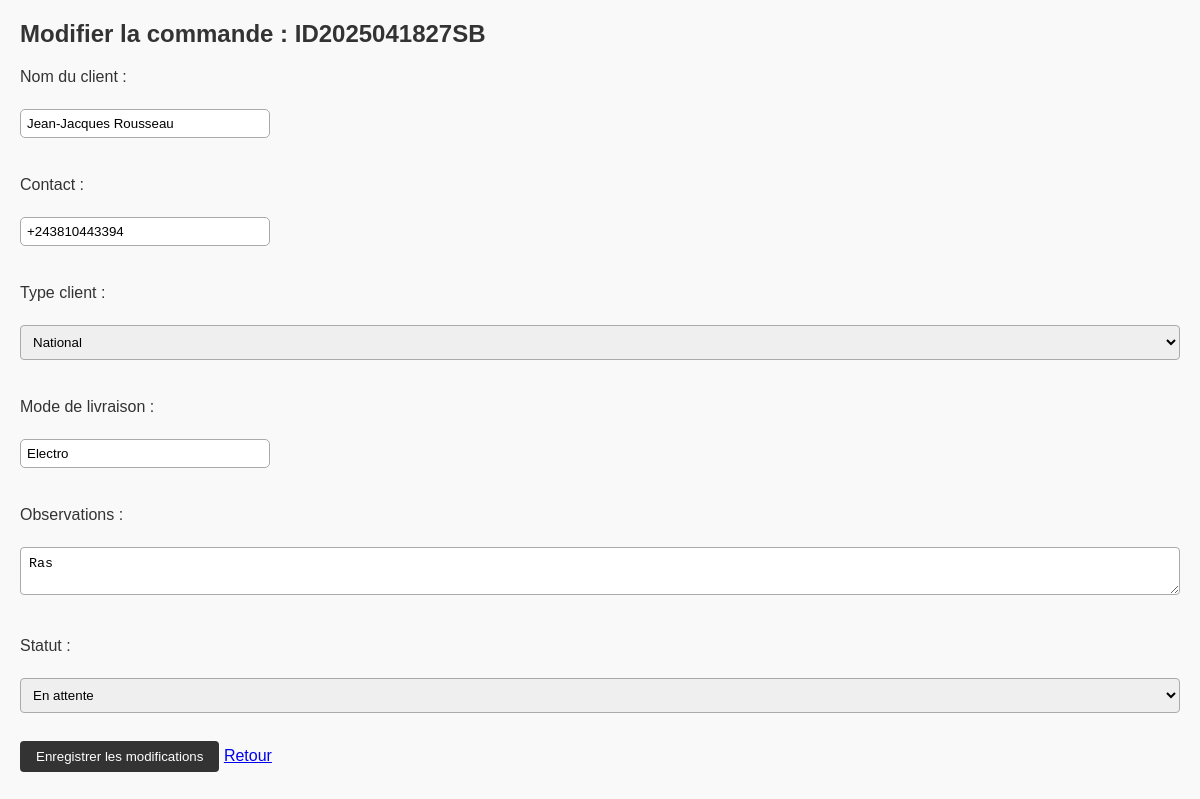
/commandes/modifier/12, run on an earlier commit of the app's database.
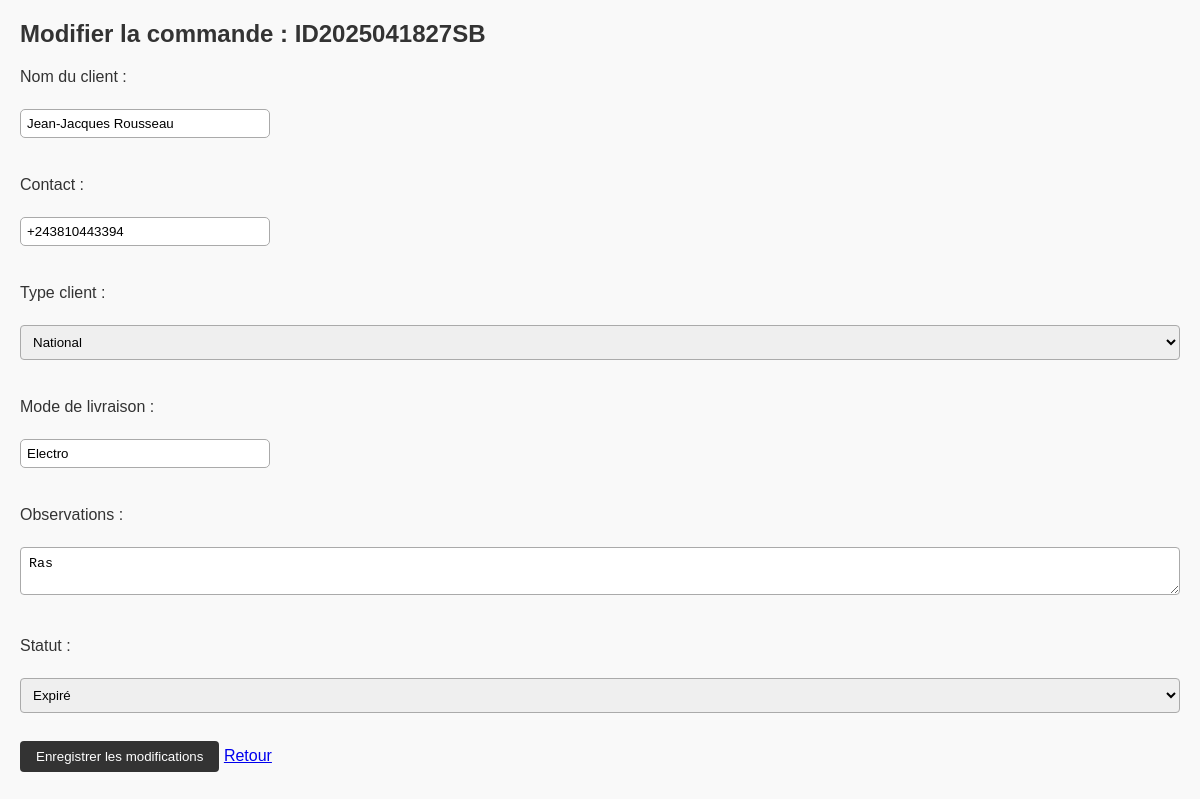
And on a later commit of the database.
### tables this page shows
CREATE TABLE proformas (
            id INTEGER PRIMARY KEY AUTOINCREMENT,
            nom_client TEXT,
            contact TEXT,
            type_client TEXT,
            produits TEXT,
            montant_total REAL,
            mode_livraison TEXT,
            frais_livraison REAL,
            observations TEXT,
            date_commande TEXT,
            date_generation TEXT,
            date_expiration TEXT,
            statut TEXT,
            chemin_fichier TEXT
        , id_commande TEXT);

### routes/commandes_routes.py (the view, shortened to what this page needs)
@commandes_bp.route("/modifier/<int:proforma_id>", methods=["GET", "POST"])
def modifier_commande(proforma_id):
    conn = sqlite3.connect(DB_NAME)
    conn.row_factory = sqlite3.Row
    c = conn.cursor()
    c.execute("SELECT * FROM proformas WHERE id=?", (proforma_id,))
    proforma = c.fetchone()
    conn.close()
    if not proforma:
        return "Commande non trouvée", 404
    return render_template("modifier_commande.html", proforma=proforma)

### templates/modifier_commande.html (shortened to what this page needs)
<!DOCTYPE html>
<html lang="fr">
<head>
    <link rel="stylesheet" href="{{ url_for('static', filename='style.css') }}">
</head>
<body>
    <h2>Modifier la commande : {{ proforma['id_commande'] }}</h2>
    <form method="POST">
        <label>Nom du client :</label><br>
        <input type="text" name="nom_client" value="{{ proforma['nom_client'] }}"><br><br>
        <label>Contact :</label><br>
        <input type="text" name="contact" value="{{ proforma['contact'] }}"><br><br>
        <label>Type client :</label><br>
        <select name="type_client">
            <option value="National" {% if proforma['type_client'] == 'National' %}selected{% endif %}>National</option>
        </select><br><br>
        <label>Mode de livraison :</label><br>
        <input type="text" name="mode_livraison" value="{{ proforma['mode_livraison'] }}"><br><br>
        <label>Observations :</label><br>
        <textarea name="observations">{{ proforma['observations'] }}</textarea><br><br>
        <label>Statut :</label><br>
        <select name="statut">
            <option value="En attente" {% if proforma['statut'] == 'En attente' %}selected{% endif %}>En attente</option>
            <option value="Expiré" {% if proforma['statut'] == 'Expiré' %}selected{% endif %}>Expiré</option>
        </select><br><br>
        <button type="submit">Enregistrer les modifications</button>
        <a href="{{ url_for('commandes.liste_commandes') }}">Retour</a>
    </form>
</body>
</html>

What changed in the data, as far as the page shows it:
changed proformas "ID2025041827SB": statut "En attente" → "Expiré"
